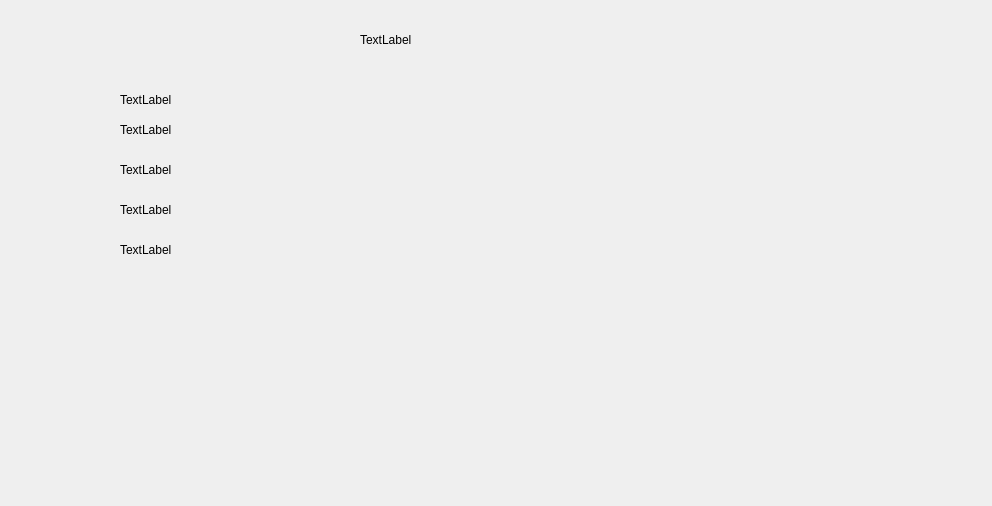
<?xml version="1.0" encoding="UTF-8"?>
<ui version="4.0">
 <class>Form</class>
 <widget class="QWidget" name="Form">
  <property name="geometry">
   <rect>
    <x>0</x>
    <y>0</y>
    <width>992</width>
    <height>506</height>
   </rect>
  </property>
  <property name="windowTitle">
   <string>Form</string>
  </property>
  <widget class="QLabel" name="label">
   <property name="geometry">
    <rect>
     <x>120</x>
     <y>90</y>
     <width>63</width>
     <height>20</height>
    </rect>
   </property>
   <property name="text">
    <string>TextLabel</string>
   </property>
  </widget>
  <widget class="QLabel" name="label_2">
   <property name="geometry">
    <rect>
     <x>120</x>
     <y>120</y>
     <width>63</width>
     <height>20</height>
    </rect>
   </property>
   <property name="text">
    <string>TextLabel</string>
   </property>
  </widget>
  <widget class="QLabel" name="label_3">
   <property name="geometry">
    <rect>
     <x>120</x>
     <y>160</y>
     <width>63</width>
     <height>20</height>
    </rect>
   </property>
   <property name="text">
    <string>TextLabel</string>
   </property>
  </widget>
  <widget class="QLabel" name="label_4">
   <property name="geometry">
    <rect>
     <x>360</x>
     <y>30</y>
     <width>63</width>
     <height>20</height>
    </rect>
   </property>
   <property name="text">
    <string>TextLabel</string>
   </property>
  </widget>
  <widget class="QLabel" name="label_5">
   <property name="geometry">
    <rect>
     <x>120</x>
     <y>200</y>
     <width>63</width>
     <height>20</height>
    </rect>
   </property>
   <property name="text">
    <string>TextLabel</string>
   </property>
  </widget>
  <widget class="QLabel" name="label_6">
   <property name="geometry">
    <rect>
     <x>120</x>
     <y>240</y>
     <width>63</width>
     <height>20</height>
    </rect>
   </property>
   <property name="text">
    <string>TextLabel</string>
   </property>
  </widget>
 </widget>
 <resources/>
 <connections/>
</ui>
